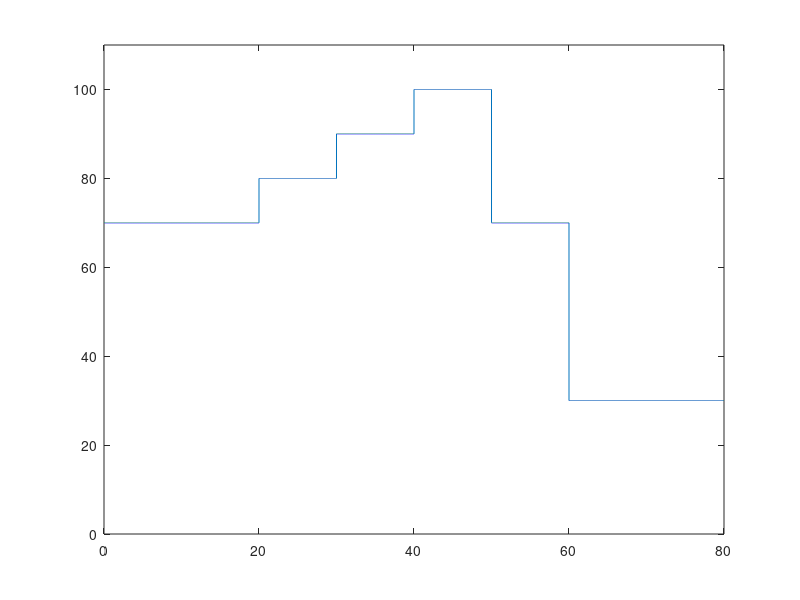

Here is the MATLAB script that generated this plot: (Note: this script raises an error after producing the figure.)
clc
clear all

%Initial Notes...
%   ~12 min to heat up 

%% Desired Values (INPUT HERE)
equil = 70; % equilibrium point for valve openeing [%]
heatTime = 12; %time to heat-up [min]
coolDownTime = 20; % time to cooldown [min]
sampleRate = .1; % desired rate for sending reference [sec]
startTime = 20; % when to start the square wave[min]
period = 10; % period of square wave [min]

%% Conversions

heatTime = heatTime*60/sampleRate; %sec
startTime = startTime*60/sampleRate;
period = period*60/sampleRate;
coolDownTime = coolDownTime*60/sampleRate;

if equil-0 > 50
    counterMax = (100-equil)/10;
else
    counterMax = (equil-0)/10;
end

totalTime = (startTime+coolDownTime+(period*counterMax)+period)*sampleRate; %[sec]

time = 0:sampleRate:totalTime;

%% Step-up Reference Generation

% Heat up/cooldown
for i=1:size(time,2)
    if i <= heatTime
        valve(i) = equil;
    elseif i > (startTime + counterMax*period + period)
        valve(i) = 30;
    else
        valve(i) = equil;
    end
end

for n = 0:counterMax-1
    for i = (startTime + period*n)+1:(startTime + period*(n+1)+1)
        valve(i) = equil + (10*(n+1));
    end
end

figure(1)
clf 
plot(time./60, valve)
%plot(time, valve)
ylim([0 110])
xlim([0 totalTime/60])
%xlim([0 totalTime])
yline(equil, '--r')
title('Reference Input for Linearziation Validity (Step-Up)')
xlabel('Time [min]')
ylabel('Reference Temperature [°C]')

% m = [time; valve]';
% writematrix(m, 'systemID_ReferenceInput.csv');

%% Step-down Reference Generation

counterMax = (equil-30)/10
% Heat up/cooldown
for i=1:size(time,2)
    if i <= heatTime
        valve(i) = equil;
    elseif i > (startTime + counterMax*period + period)
        valve(i) = 30;
    else
        valve(i) = equil;
    end
end

for n = 0:counterMax-1
    for i = (startTime + period*n)+1:(startTime + period*(n+1)+1)
        valve(i) = equil - (10*(n+1));
    end
end

figure(2)
clf 
plot(time./60, valve)
%plot(time, valve)
ylim([0 110])
xlim([0 totalTime/60])
%xlim([0 totalTime])
yline(equil, '--r')
title('Reference Input for Linearziation Validity (Step-Down)')
xlabel('Time [min]')
ylabel('Reference Temperature [°C]')
% m = [time; valve]';
% writematrix(m, 'systemID_ReferenceInput.csv');

